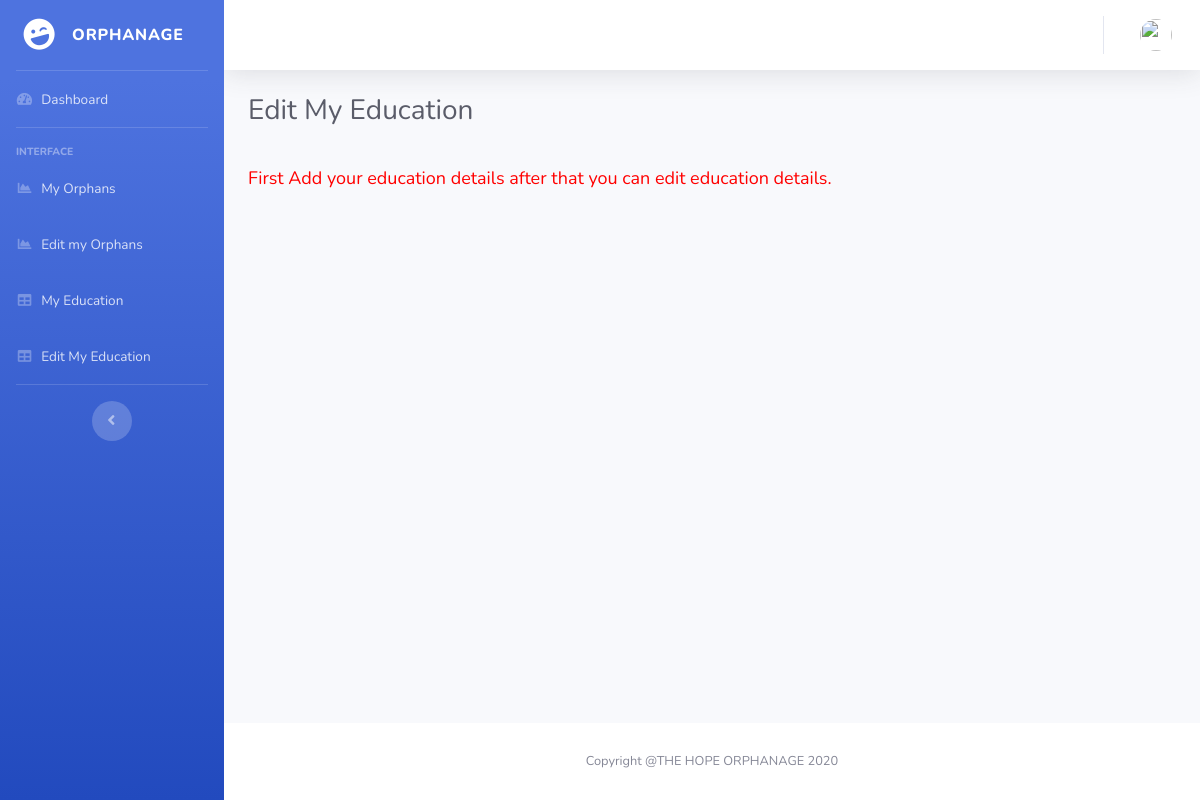
/Orphanage-Record-Management-System-Project/erms/canteen/editcanteenedu.php (signed in), run on an earlier commit of the app's database.
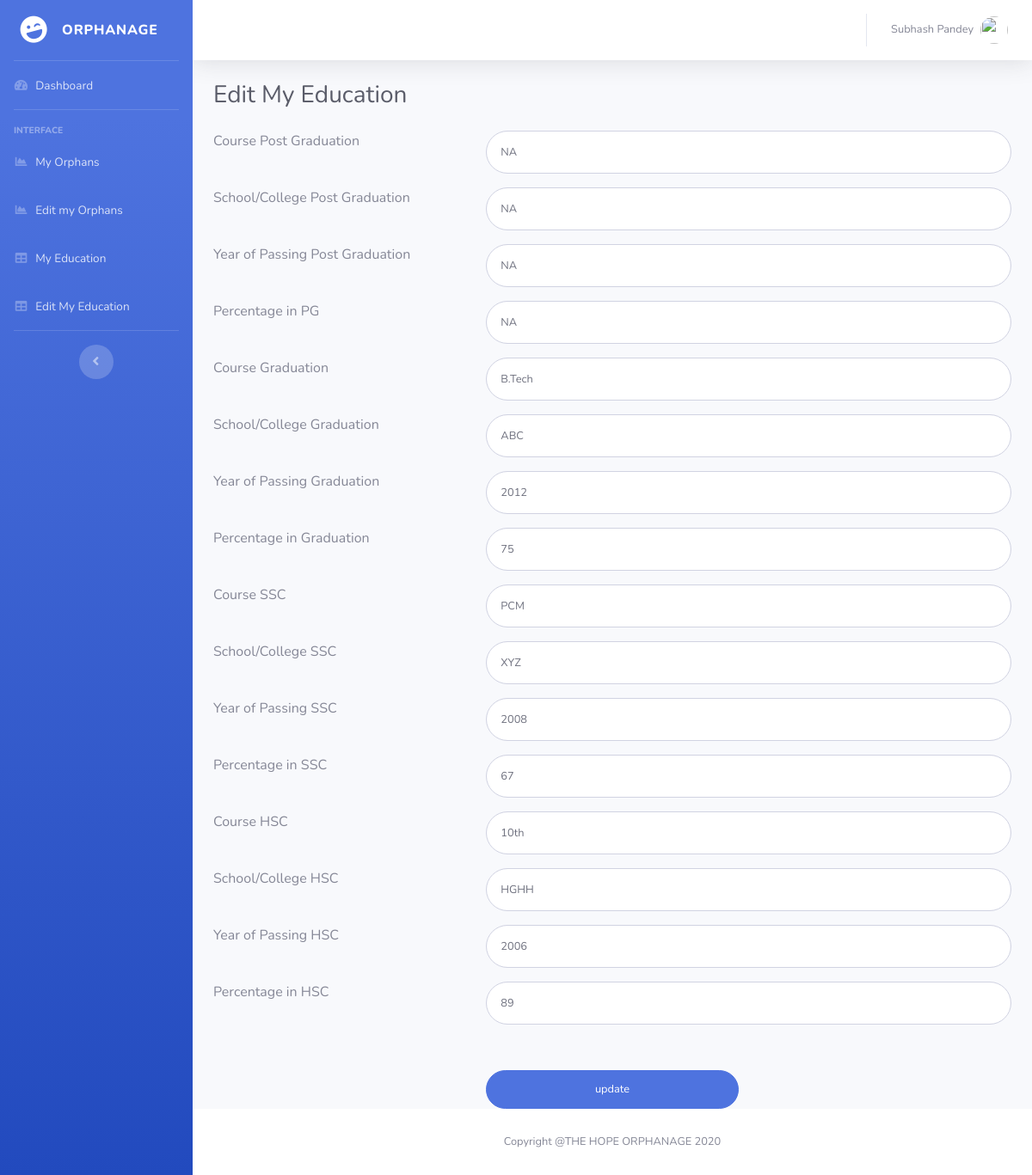
And on a later commit of the database.
### tables this page shows
CREATE TABLE `canteen` (
  `ID` int(11) NOT NULL,
  `EmpFname` varchar(50) DEFAULT NULL,
  `EmpLName` varchar(50) NOT NULL,
  `EmpCode` varchar(50) DEFAULT NULL,
  `EmpDept` varchar(120) DEFAULT NULL,
  `EmpDesignation` varchar(120) DEFAULT NULL,
  `EmpContactNo` bigint(10) DEFAULT NULL,
  `EmpGender` enum('Male','Female') DEFAULT NULL,
  `EmpEmail` varchar(200) DEFAULT NULL,
  `EmpPassword` varchar(100) DEFAULT NULL,
  `EmpJoingdate` date DEFAULT NULL,
  `PostingDate` timestamp NOT NULL DEFAULT current_timestamp()
);

CREATE TABLE `canteenedu` (
  `Id` int(11) NOT NULL,
  `EmpID` int(10) DEFAULT NULL,
  `CoursePG` varchar(45) DEFAULT NULL,
  `SchoolCollegePG` varchar(45) DEFAULT NULL,
  `YearPassingPG` varchar(45) DEFAULT NULL,
  `PercentagePG` varchar(4) DEFAULT NULL,
  `CourseGra` varchar(45) DEFAULT NULL,
  `SchoolCollegeGra` varchar(45) DEFAULT NULL,
  `YearPassingGra` varchar(45) DEFAULT NULL,
  `PercentageGra` varchar(4) DEFAULT NULL,
  `CourseSSC` varchar(45) DEFAULT NULL,
  `SchoolCollegeSSC` varchar(45) DEFAULT NULL,
  `YearPassingSSC` varchar(45) DEFAULT NULL,
  `PercentageSSC` varchar(4) DEFAULT NULL,
  `CourseHSC` varchar(45) DEFAULT NULL,
  `SchoolCollegeHSC` varchar(45) DEFAULT NULL,
  `YearPassingHSC` varchar(45) DEFAULT NULL,
  `PercentageHSC` varchar(4) DEFAULT NULL
);

### Orphanage-Record-Management-System-Project/erms/canteen/editcanteenedu.php (the view, shortened to what the changed rows need)
<?php
include('../includes/dbconnection.php');
if (strlen($_SESSION['uid']==0)) {
  header('location:canteenlogout.php');
  } else{
  ?>
<!DOCTYPE html>
<html lang="en">
<head>
  <link href="../vendor/fontawesome-free/css/all.min.css" rel="stylesheet" type="text/css">
  <link href="../css/sb-admin-2.min.css" rel="stylesheet">
</head>
<body id="page-top">
  <div id="wrapper">
  <?php include_once('../includes/canteensidebar.php')?>
    <div id="content-wrapper" class="d-flex flex-column">
      <div id="content">
         <?php include_once('../includes/canteenheader.php')?>
        <div class="container-fluid">
          <h1 class="h3 mb-4 text-gray-800">Edit My Education</h1>
<form class="user" method="post" action="">
   <?php
 $cid=$_SESSION['uid'];
$ret=mysqli_query($con,"select * from canteenedu where EmpID='$cid'");
$num=mysqli_num_rows($ret);
if($num>0){
while ($row=mysqli_fetch_array($ret)) {
?>
               <div class="row">
                <div class="col-4 mb-3">Course Post Graduation</div>
                   <div class="col-8 mb-3">   <input type="text" class="form-control form-control-user" id="coursepg" name="coursepg" aria-describedby="emailHelp" value="<?php  echo $row['CoursePG'];?>"></div>
                    </div>
                    <div class="row">
                      <div class="col-4 mb-3">School/College Post Graduation </div>
                     <div class="col-8 mb-3">  <input type="text" class="form-control form-control-user" id="schoolclgpg" name="schoolclgpg" aria-describedby="emailHelp" value="<?php  echo $row['SchoolCollegePG'];?>"></div>
                     </div>
                    <div class="row">
                    <div class="col-4 mb-3">Year of Passing Post Graduation </div>
                    <div class="col-8 mb-3">
                      <input type="text" class="form-control form-control-user" id="yoppg" name="yoppg" aria-describedby="emailHelp" value="<?php  echo $row['YearPassingPG'];?>"></div>
                    </div>
                    <div class="row">
                      <div class="col-4 mb-3">Percentage in PG</div>
                     <div class="col-8 mb-3">
                      <input type="text" class="form-control form-control-user" id="pipg" name="pipg" aria-describedby="emailHelp" value="<?php  echo $row['PercentagePG'];?>">
                    </div></div>
                    <div class="row">
                <div class="col-4 mb-3">Course Graduation</div>
                   <div class="col-8 mb-3">   <input type="text" class="form-control form-control-user" id="coursegra" name="coursegra" aria-describedby="emailHelp" required="true" value="<?php  echo $row['CourseGra'];?>"></div>
                    </div>
                    <div class="row">
                      <div class="col-4 mb-3">School/College Graduation </div>
                     <div class="col-8 mb-3">  <input type="text" class="form-control form-control-user" id="schoolclggra" name="schoolclggra" aria-describedby="emailHelp" required="true" value="<?php  echo $row['SchoolCollegeGra'];?>"></div>
                     </div>
                    <div class="row">
                    <div class="col-4 mb-3">Year of Passing Graduation </div>
                    <div class="col-8 mb-3">
                      <input type="text" class="form-control form-control-user" id="yopgra" name="yopgra" aria-describedby="emailHelp" required="true" value="<?php  echo $row['YearPassingGra'];?>"></div>
                    </div>
                    <div class="row">
                      <div class="col-4 mb-3">Percentage in Graduation</div>
                     <div class="col-8 mb-3">
                      <input type="text" class="form-control form-control-user" id="pigra" name="pigra" aria-describedby="emailHelp" required="true" value="<?php  echo $row['PercentageGra'];?>">
                    </div></div>
                    <div class="row">
                <div class="col-4 mb-3">Course SSC</div>
                   <div class="col-8 mb-3">   <input type="text" class="form-control form-control-user" id="coursessc" name="coursessc" aria-describedby="emailHelp" required="true" value="<?php  echo $row['CourseSSC'];?>"></div>
                    </div>
                    <div class="row">
                      <div class="col-4 mb-3">School/College SSC </div>
                     <div class="col-8 mb-3">  <input type="text" class="form-control form-control-user" id="schoolclgssc" name="schoolclgssc" aria-describedby="emailHelp" required="true" value="<?php  echo $row['SchoolCollegeSSC'];?>"></div>
                     </div>
                    <div class="row">
                    <div class="col-4 mb-3">Year of Passing SSC </div>
                    <div class="col-8 mb-3">
                      <input type="text" class="form-control form-control-user" id="yopssc" name="yopssc" aria-describedby="emailHelp" required="true" value="<?php  echo $row['YearPassingSSC'];?>"></div>
                    </div>
                    <div class="row">
                      <div class="col-4 mb-3">Percentage in SSC</div>
                     <div class="col-8 mb-3">
                      <input type="text" class="form-control form-control-user" id="pissc" name="pissc" aria-describedby="emailHelp" required="true" value="<?php  echo $row['PercentageSSC'];?>">
                    </div></div>
                    <div class="row">
                <div class="col-4 mb-3">Course HSC</div>
                   <div class="col-8 mb-3">   <input type="text" class="form-control form-control-user" id="coursehsc" name="coursehsc" aria-describedby="emailHelp" required="true" value="<?php  echo $row['CourseHSC'];?>"></div>
                    </div>
                    <div class="row">
                      <div class="col-4 mb-3">School/College HSC </div>
                     <div class="col-8 mb-3">  <input type="text" class="form-control form-control-user" id="schoolclghsc" name="schoolclghsc" aria-describedby="emailHelp" required="true" value="<?php  echo $row['SchoolCollegeHSC'];?>"></div>
                     </div>
                    <div class="row">
                    <div class="col-4 mb-3">Year of Passing HSC </div>
                    <div class="col-8 mb-3">
                      <input type="text" class="form-control form-control-user" id="yophsc" name="yophsc" aria-describedby="emailHelp" required="true" value="<?php  echo $row['YearPassingHSC'];?>"></div>
                    </div>
                    <div class="row">
                      <div class="col-4 mb-3">Percentage in HSC</div>
                     <div class="col-8 mb-3">
                      <input type="text" class="form-control form-control-user" id="pihsc" name="pihsc" aria-describedby="emailHelp" required="true" value="<?php  echo $row['PercentageHSC'];?>">
                    </div></div>
                    <?php } ?>
                    <div class="row" style="margin-top:4%">
                      <div class="col-4"></div>
                      <div class="col-4">
                      <input type="submit" name="submit"  value="update" class="btn btn-primary btn-user btn-block">
                    </div>
                    </div>
                  </form>
<?php } else {?>
  <div class="row" style="margin-top:4%">
                      <div class="col-12" style="font-size:18px; color:red;">First Add your education details after that you can edit education details.</div>
                    </div>
<?php } ?>
        </div>
      </div>
   <?php include_once('../includes/footer.php');?>
    </div>
  </div>
</body>
</html>
<?php }  ?>

### Orphanage-Record-Management-System-Project/erms/includes/canteenheader.php (shortened to what the changed rows need)
<nav class="navbar navbar-expand navbar-light bg-white topbar mb-4 static-top shadow">
<ul class="navbar-nav ml-auto">
  <li class="nav-item dropdown no-arrow">
    <a class="nav-link dropdown-toggle" href="#" id="userDropdown" role="button" data-toggle="dropdown" aria-haspopup="true" aria-expanded="false">
<?php
$empid=$_SESSION['uid'];
$ret=mysqli_query($con,"select EmpFname,EmpLname from canteen where ID='$empid'");
$row=mysqli_fetch_array($ret);
$fname=$row['EmpFname'];
$lname=$row['EmpLname'];
?>
      <span class="mr-2 d-none d-lg-inline text-gray-600 small"><?php echo $fname." ".$lname; ?></span>
      <img class="img-profile rounded-circle" src="https://source.unsplash.com/QAB-WJcbgJk/60x60">
    </a>
  </li>
</ul>
</nav>

What changed in the data, as far as the page shows it:
added canteen: EmpFname "Subhash", EmpLName "Pandey"
added canteenedu: coursepg "NA", schoolclgpg "NA", yoppg "NA", pipg "NA", coursegra "B.Tech", schoolclggra "ABC", yopgra "2012", pigra "75", coursessc "PCM", schoolclgssc "XYZ", yopssc "2008", pissc "67", coursehsc "10th", schoolclghsc "HGHH", yophsc "2006", pihsc "89"
Also different on the page:
form field submit: (not shown) → "update"
text no longer shown: "First Add your education details after that you can edit education details."
